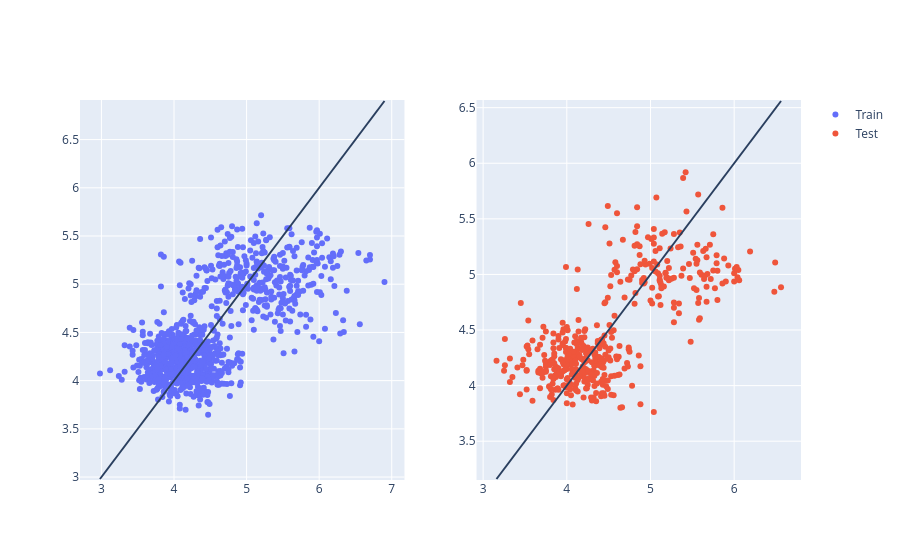

The cell this chart's notebook holds for it:
### Code cell
fig = make_subplots(rows=1, cols=2, shared_yaxes=False)

for idx, (name, y_true, y_pred) in enumerate([("Train", y_train, y_train_pred),
                                              ("Test", y_test, y_test_pred),
                                             ]):
    col = idx + 1
    fig.add_trace(go.Scatter(x=y_true, y=y_pred, mode="markers", name=name), row=1, col=col)

    fig.add_shape(type="line",
              x0=y_true.min(), x1=y_true.max(),
              y0=y_true.min(), y1=y_true.max(),
              row=1, col=col)
    
fig.show()

### Figure 1 — Plotly figure (JSON) as saved in the notebook; plotly's stock layout.template omitted (floating-point values rounded to 4 significant figures; data arrays with more than 128 entries replaced by an {"elided": "..."} marker saying what was removed)
{"data": [{"mode": "markers", "name": "Train", "type": "scatter", "x": {"elided": "1024 float values"}, "xaxis": "x", "y": {"elided": "1024 float values"}, "yaxis": "y"}, {"mode": "markers", "name": "Test", "type": "scatter", "x": {"elided": "439 float values"}, "xaxis": "x2", "y": {"elided": "439 float values"}, "yaxis": "y2"}], "layout": {"autosize": true, "shapes": [{"type": "line", "x0": 2.98, "x1": 6.9, "xref": "x", "y0": 2.98, "y1": 6.9, "yref": "y"}, {"type": "line", "x0": 3.16, "x1": 6.56, "xref": "x2", "y0": 3.16, "y1": 6.56, "yref": "y2"}], "xaxis": {"anchor": "y", "autorange": true, "domain": [0, 0.45], "range": [2.71, 7.17], "type": "linear"}, "xaxis2": {"anchor": "y2", "autorange": true, "domain": [0.55, 1], "range": [2.926, 6.794], "type": "linear"}, "yaxis": {"anchor": "x", "autorange": true, "domain": [0, 1], "range": [2.958, 6.922], "type": "linear"}, "yaxis2": {"anchor": "x2", "autorange": true, "domain": [0, 1], "range": [3.141, 6.579], "type": "linear"}}}
